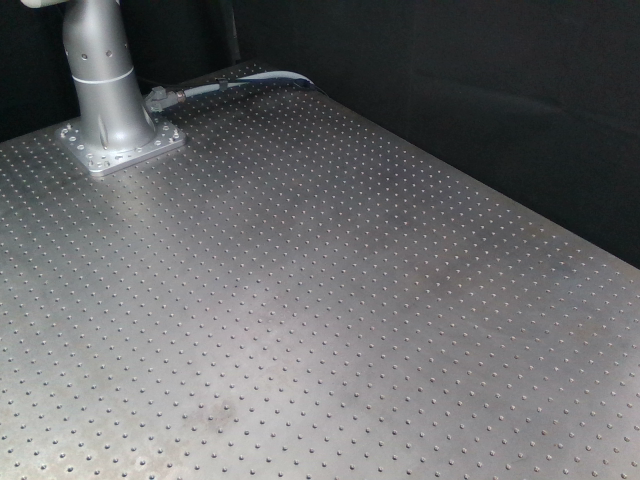
#> input picture GaussianSim/assets/bg_images/00001_Color.png, 640 x 480 px; its folder holds only this picture in this run
$ python -i mask_utils.py   (imports and definitions only)
#> lines starting #> are read from the running program, lines starting #| are printed output that depends on the picture
import cv2
import numpy as np
from typing import Tuple, List, Optional, Dict
from sklearn.cluster import KMeans


class MaskCleaner:
    """
    Mask cleaner for processing masks generated by Gaussian rendering.
    Removes noise and artifacts to generate clean masks.
    """

    def __init__(self, target_colors: Optional[List[Tuple[int, int, int]]] = None):
        """
        Initialize mask cleaner.

        Args:
            target_colors: List of target pure colors (BGR format, 0-255), e.g., [(0,0,0), (255,255,255)]
                          If None, will automatically extract dominant colors from image
        """
        self.target_colors = target_colors

    # [166 lines left out: functions binarize, adaptive_binarize, color_clustering, nearest_color_mapping, not called in this run]

    def morphology_clean(
        self,
        image: np.ndarray,
        kernel_size: int = 5,
        operations: str = 'open-close'
    ) -> np.ndarray:
        """
        Morphological operations for noise removal.

        Args:
            image: Input image
            kernel_size: Kernel size
            operations: Operation sequence
                - 'open': Opening (remove small noise)
                - 'close': Closing (fill small holes)
                - 'open-close': Open then close
                - 'close-open': Close then open

        Returns:
            Processed image
        """
        kernel = cv2.getStructuringElement(cv2.MORPH_ELLIPSE, (kernel_size, kernel_size))

        if operations == 'open':
            result = cv2.morphologyEx(image, cv2.MORPH_OPEN, kernel)
        elif operations == 'close':
            result = cv2.morphologyEx(image, cv2.MORPH_CLOSE, kernel)
        elif operations == 'open-close':
            opened = cv2.morphologyEx(image, cv2.MORPH_OPEN, kernel)
            result = cv2.morphologyEx(opened, cv2.MORPH_CLOSE, kernel)
        elif operations == 'close-open':
            closed = cv2.morphologyEx(image, cv2.MORPH_CLOSE, kernel)
            result = cv2.morphologyEx(closed, cv2.MORPH_OPEN, kernel)
        else:
            result = image

        return result

    # [336 lines left out: functions channel_wise_clean, hybrid_clean, extract_dominant_colors, apply_color_threshold, clean_binary_mask, clean_instance_mask and 1 more, not called in this run]


# [40 lines not run here, left out]

>>> import cv2
>>> picture = cv2.imread('../../assets/bg_images/00001_Color.png')
#> picture is the input picture: shape (480, 640, 3); mean B, G, R 107.6, 106.4, 105.7
>>> result = MaskCleaner().morphology_clean(picture)
#> in morphology_clean, `opened = cv2.morphologyEx(image, cv2.MORPH_OPEN, kernel)`:
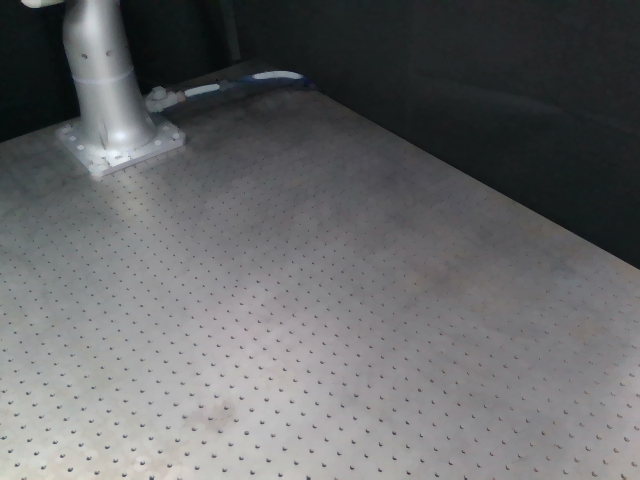
#> opened: shape (480, 640, 3); mean B, G, R 104.8, 103.6, 102.8

$ run again, on GaussianSim/assets/bg_images/00003_Color.png
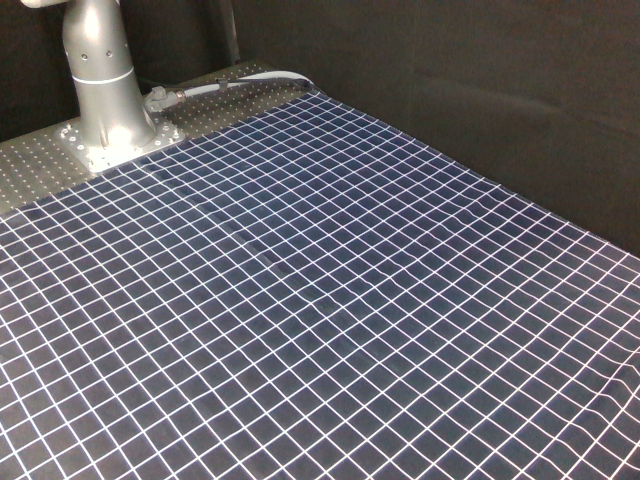
#> input picture GaussianSim/assets/bg_images/00003_Color.png, 640 x 480 px
#> picture is the input picture: shape (480, 640, 3); mean B, G, R 106.2, 100.9, 102.9
#> in morphology_clean, `opened = cv2.morphologyEx(image, cv2.MORPH_OPEN, kernel)`:
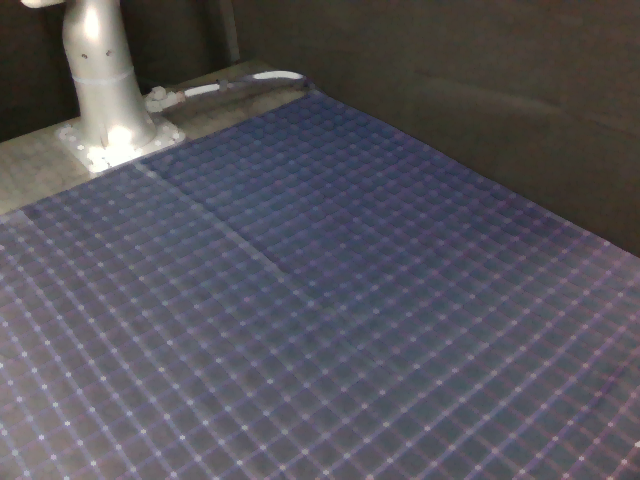
#> opened: shape (480, 640, 3); mean B, G, R 90.5, 83.6, 85.8
